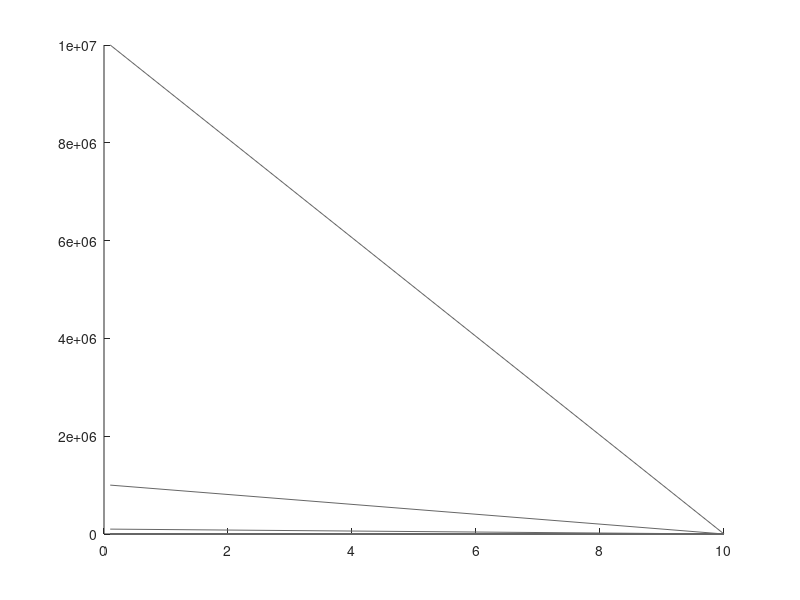

Recreate this plot in MATLAB. (Note: this script raises an error after producing the figure.)
clear
close all

n_particle = 6912;
N = n_particle;       % number of particles
n_conf = 8;
n_grid = 128;

%%
figure(1)
hold on
% grids
for iq = -5:3
    plot([0.1 10],10^iq*([0.1 10]).^(-4),'-','Color','#666666')
end

for iq = -5:3
    plot([0.1 10],10^iq*([0.1 10]).^(-1),'-','Color','#666666')
end

%% time
dt = 1e-2;
q = 7.25;
n_ave = 1;
n_inteval = 1;
n_block = n_ave*n_inteval;

ts = [0 1:9];
for n_2 = 1:7
    ts = [ts n_ave*(10^n_2)*[1:9]];
end
ts = ts*n_inteval;
ts = ts(ts<=1e7);

n_frame = length(ts);

t = ts;

iT = 0;
% ic = 1;

index_time = [2 3 6 11 12 15 20 21 24 29 30 33 38 39 42 47 48 51 56 57 60 65];
% index_time = [11];
% index_time = 1:length(t);
% index_time = 21;

%% space
dr = 0.1;
rr = dr:dr:10;

%% temperature

Temperature = [0.5:0.1:1.0 1.2 1.5 2.0 3.0 5.0];
Temperature = [5.0];

color = flipud(parula(100));
index_color = round(index_time/length(t)*100);

% load tau_M.mat
% tau_M = tau_M(2:end); % 0.5 to 5.0

%% start loop
for T_i = Temperature % loop over temperature
    tic
    
    iT = iT+1;
    disp(['T = ',num2str(T_i,'%.1f')])
    
%     [min_dtau_M, index_time] = min(abs(t-tau_M(Temperature==T_i)));
    
    Pq_c = zeros(n_grid/2,length(index_time));
    
    for ic = 1:n_conf % loop over configuration
        disp(ic)
        %% time origin
        %%%%%%%%%%%%%%%% load rg.mat file %%%%%%%%%%%%%%%%
        filename_rg = ['../rg_mat/rg_py_',num2str(T_i,'%.1f'),'.mat'];
        load(filename_rg)
        
        clear Vs_0
        it = 1;
        rg_all = rg_all_t_c(:,:,:,it,ic);
        [p_0,coord_0] = calculate_shape(rg_all);
        for i1 = 1:size(rg_all,3)
            [V,D] = eig(rg_all(:,:,i1));
            [lambda,ind] = sort(diag(D));
            Vs_0(:,:,i1) = V(:,ind);
        end
        
        %%%%%%%%%%%%%%%% load trajectory file %%%%%%%%%%%%%%%%
        filename = ['../',num2str(T_i,'%.1f'),'/eq.',num2str(ic,'%.0f'),'.dump'];
        dump = readmatrix(filename,'FileType','text');
        
        index = find(isnan(dump(:,3))==0);
        
        id = dump(index,1);
        r = dump(index,3:5);
        l = dump(1:3,1:2);
%         l = load('../l.txt');
        
        type = dump(index,2);
        
        %% PBC
        Lx = (l(1,2)-l(1,1));
        Ly = (l(2,2)-l(2,1));
        Lz = (l(3,2)-l(3,1));
        L = [Lx, Ly, Lz];     % box size
        pbc = [1, 1, 1];      % boundary conditions
        r = r-round(r./L).*L;
        
        itime = 0;
        Pq = zeros(n_grid/2,length(index_time));
        %% loop over time
        for it = index_time
            disp(['t = ', num2str(t(it))])
            itime = itime+1;
            rg_all = rg_all_t_c(:,:,:,it,ic);
            [p_t,coord_t] = calculate_shape(rg_all);
            for i1 = 1:size(rg_all,3)
                [V,D] = eig(rg_all(:,:,i1));
                [lambda,ind] = sort(diag(D));
                Vs(:,:,i1) = V(:,ind);
            end
            
            %%%%%%%%%%%%%%%% calculate correlation %%%%%%%%%%%%%%%%
            Ct = (3*(dot(Vs_0(:,3,:),Vs(:,3,:))).^2-1)/2;
            Ct = Ct(:);
            C_th = ((1-(1/2/pi))^2*3-1)/2;
%             C_th = 0.6;
            Ct_center = Ct-mean(Ct);
%             Ct_center = Ct-C_th;
            
            p = [Ct_center];
            
            %         % scatter
            %         figure(1)
            %         scatter3(X,Y,Z,50,p(index_selection),'filled')
            %         axis equal
            
            %% contour
            index_t0 = ((1-1)*N+(1:N));
            index_t = ((it-1)*N+(1:N));
            rt0 = r(index_t0,:);
            rt = r(index_t,:);
            
            %%%%%%%%%%%%%%%% define region %%%%%%%%%%%%%%%%
            center = 0;
            
            origin_X = 0;
            origin_Y = 0;
            origin_Z = 0;
            
            %         index_selection = find(abs(rt0(:,3)-center)<thickness/2);
            index_selection = 1:N;
            X = rt0(index_selection,1);
            Y = rt0(index_selection,2);
            Z = rt0(index_selection,3);
            
            % shadow
            Xs = [];
            Ys = [];
            Zs = [];
            ps = [];
            for ix = -1:1
                for iy = -1:1
                    for iz = -1:1
                        Xs = [Xs;X+Lx*ix];
                        Ys = [Ys;Y+Ly*iy];
                        Zs = [Zs;Z+Lz*iz];
                        ps = [ps;p];
                    end
                end
            end
            
            edge = 2.5;
            index_shadow = find(abs((Xs)+origin_X)<abs(l(1,2)-l(1,1))/2+edge&...
                abs((Ys)+origin_Y)<abs(l(2,2)-l(2,1))/2+edge);
            
            Xs = Xs(index_shadow);
            Ys = Ys(index_shadow);
            Zs = Zs(index_shadow);
            ps = ps(index_shadow,:);
            
            dl = Lx/n_grid; % pixel size
            [XX, YY, ZZ] = meshgrid((dl:dl:Lx)-Lx/2,(dl:dl:Ly)-Ly/2,(dl:dl:Lz)-Lz/2);
            F = scatteredInterpolant(Xs, Ys, Zs, ps, 'linear');
            CC = F(XX, YY, ZZ);
            
            SP = zeros(size(CC));
            
            [B,I_CC] = sort(CC(:));
            
            SP(I_CC(n_grid^3/2+1:end)) = 1;
%             SP(CC>0) = 1;
%             SP((XX.^2+YY.^2+ZZ.^2)<5) = 1;
            
            SP_FFT = fftn(CC,[n_grid,n_grid,n_grid]);
            
            abs_SP_FFT = abs(SP_FFT).^2/var(CC(:));
            
            qx = 2*pi*(0:n_grid-1)/Lx;
            qy = 2*pi*(0:n_grid-1)/Ly;
            qz = 2*pi*(0:n_grid-1)/Lz;
            
            [qXX, qYY, qZZ] = meshgrid(qx,qy,qz);
            
            N_s = sum(SP,'all');
            V_s = Lx*Ly*Lz;
            
            %%
%             scatter3(qXX(:),qYY(:),qZZ(:),10,SP(:),'filled')
%             axis equal
%             
%             caxis([0 1])
            
            %%
            q = sqrt(qXX.^2+qYY.^2+qZZ.^2);
            
            dq = 2*pi/Lx;
            qq = dq*(1:n_grid/2)-dq/2;
            
            index_q = ceil(q/dq);
                       
            for iq = 1:n_grid/2
                vq = 4*pi*qq(iq)^2*dq/8;
                Pq(iq,itime) = sum(abs_SP_FFT(index_q==iq))/vq/(N_s^2/2)*2;
                
            end
            
%             plot(qq,Pq/n_grid^3)
%             set(gca, 'XScale', 'log')
%             set(gca, 'YScale', 'log')

        end
        Pq_c = Pq_c + Pq;
        
    end
    Pq_c = Pq_c/n_conf;
    
%     for i_r = 1:length(rr)
%         Pr(i_r) = trapz(qq',qq'.*sin(qq'*rr(i_r)).*Pq_c)/rr(i_r);
%     end
    
    %%
    figure(1)
    hold on
    
    for i_t = 1:length(index_time)
        plot(qq,Pq_c(:,i_t),'-','Color',color(index_color(i_t),:),'LineWidth',2)
    end
    
    set(gca, 'XScale', 'log')
    set(gca, 'YScale', 'log')
    
    xlabel('q','FontSize',24)
    ylabel('P(q)','FontSize',24)
    
    box on
    
    xlim([0.4 10])
    ylim([1e-4 1])
    
    set(gca,'LineWidth',2)
    set(gcf,'Position',[200,100,600,600])
    set(gca,'FontSize',28,'FontName','Arial')
    
    pause(0.1)
    
    %%
    figure(2)
    [XX,YY] = meshgrid(qq,t(index_time)/1000);
    pcolor(XX,YY,Pq_c')
    shading interp
    set(gca, 'YScale', 'log')
    
    caxis([0 5])
    xlim([dq/2 3])
    yticks(10.^([-3,0,3]))
    
    xlabel('q','FontSize',24)
    ylabel('t','FontSize',24)
    set(gca,'LineWidth',2)
    set(gcf,'Position',[200,100,600,600])
    set(gca,'FontSize',28,'FontName','Arial')
    
    pause(0.1)
       
    toc
end


